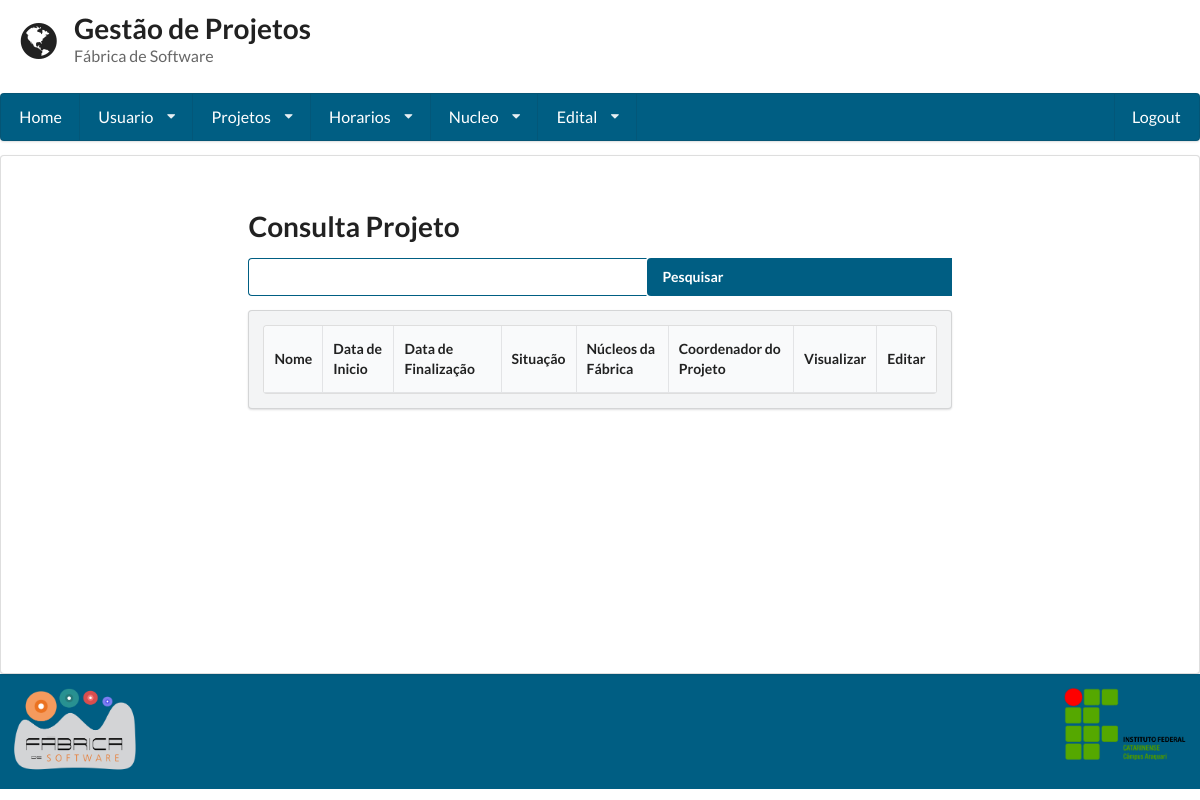
The app's page /consulta_projeto/ (signed in), older data.
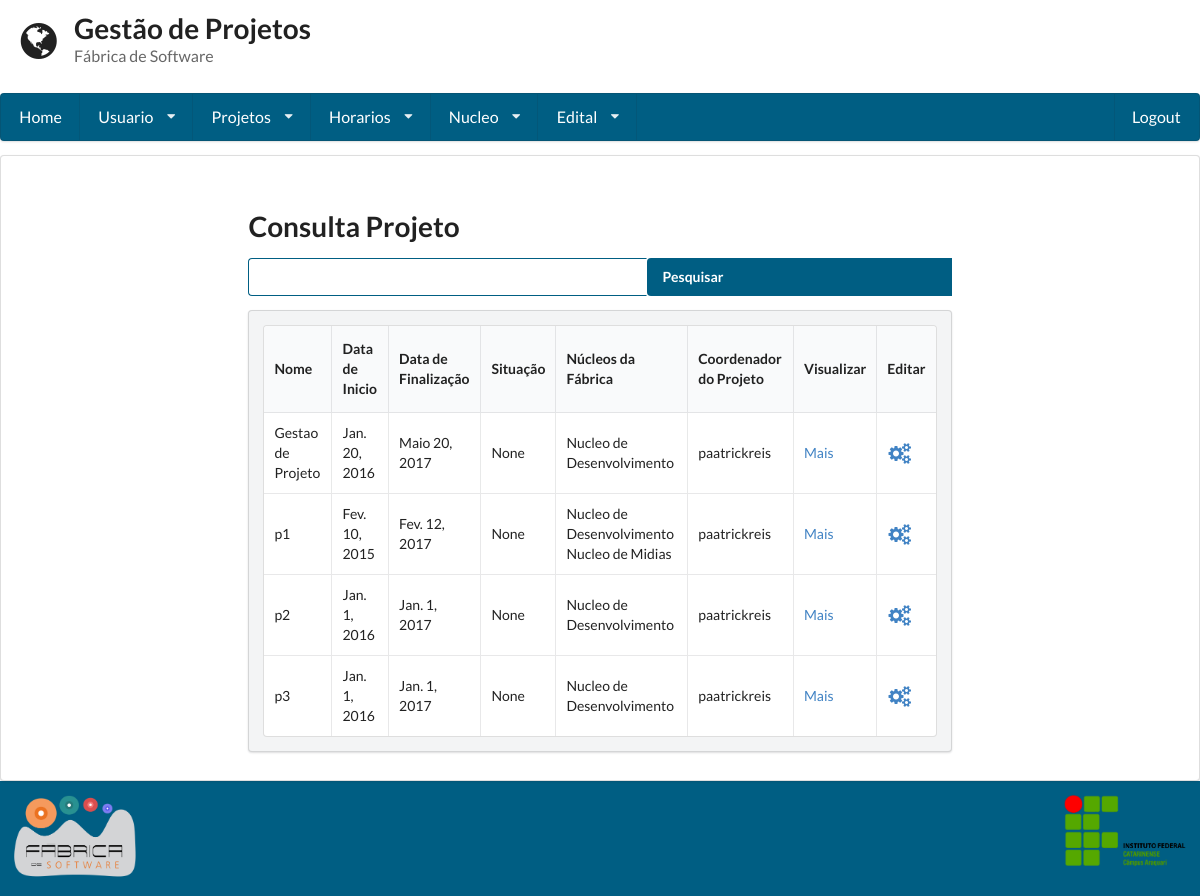
The same page, newer data.
### gestaoapp/models/projeto.py (models this page shows, shortened)
class Projeto(models.Model):
	TIPO_CHOICES = (
		('Pesquisa', 'Pesquisa'),
		('Extensao', 'Extensão'),
		('Ensino', 'Ensino'),
		('Pesquisa/Extensao', 'Pesquisa/Extensão'),
	)
	tipo = models.CharField(
		max_length=255,null=True, blank=True,
		choices=TIPO_CHOICES
	)
	nome = models.CharField(max_length = 255)
	codigo = models.CharField(max_length= 255)
	coordenador = models.ForeignKey(Usuario,related_name = "coordenador")
	duracao = models.CharField(max_length = 255)
	data_inicio = models.DateField()
	data_fim = models.DateField()
	nucleo = models.ManyToManyField(Nucleo)
	edital = models.ManyToManyField(Edital, blank=True)
	descricao = models.TextField()
	data_cadastro =  models.DateField(auto_now= True)
	situacao = models.ForeignKey(SituacaoProjeto, null=True, blank=True)

### gestaoapp/models/nucleo.py (models this page shows, shortened)
class Nucleo(models.Model):
	nome = models.CharField(max_length=255)
	sigla = models.CharField(max_length= 5)
	descricao = models.TextField()

### gestaoapp/views/projeto.py (the view, shortened to what this page needs)
# urls.py: url(r'^consulta_projeto/', ConsultaProjeto.as_view()),
class ConsultaProjeto(LoginRequiredMixin, View):
	template = 'projeto/consulta.html'
	def get(self, request):
		form = Busca()
		projeto = Projeto.objects.all()
		return render(request, self.template, {'projetos': projeto ,"form": form})

### gestaoapp/forms/busca.py
class Busca(forms.Form):
	nome = forms.CharField(label='Buscar', widget=forms.TextInput)

### gestaoapp/templates/projeto/consulta.html (shortened to what this page needs)
{% extends 'base.html'%}
{% block conteudo%}
<form method='POST' action='/consulta_projeto/' class="ui form">
 	<h1 class="ui header">Consulta Projeto</h1>
 	<div class="field">
	 	<div class="ui action input">
	  		{{form.nome}}
		    <input type="submit" value="Pesquisar" class='icon search'>
		</div>
	</div>
</form>
<div class="ui secondary segment">
	<table class="ui celled table">
		<thead>
			<tr>
				<th>Nome</th>
				<th>Data de Inicio</th>
				<th>Data de Finalização</th>
				<th>Situação</th>
				<th>Núcleos da Fábrica</th>
				<th>Coordenador do Projeto</th>
				<th>Visualizar</th>
				<th>Editar</th>
			</tr>
		</thead>
		<tbody>
		{% for projeto in projetos %}
			<tr>
				<td>{{ projeto.nome }}</td>
				<td>{{ projeto.data_inicio }}</td>
				<td>{{ projeto.data_fim}}</td>
				<td>{{ projeto.situacao }}</td>
				<td>
				{% for nucleo in projeto.nucleo.all %}
					{{ nucleo.nome }}
				{%endfor%}</td>
				<td>{{ projeto.coordenador }}</td>
				<td><a href="../visualizar_projeto/{{projeto.id}}">Mais</a></td>
				<td><a href="../editar_projeto/{{projeto.id}}"><i class="settings large icon"></i></a></td>
			</tr>
		{% endfor %}
		</tbody>
	</table>
</div>
{%endblock%}

### gestaoapp/templates/base.html (shortened to what this page needs)
<!doctype html>
	<head>
		{% load staticfiles %}
		<link rel="stylesheet" href="{% static 'semantic-2.1/dist/semantic.css'%}" />
		<link rel="stylesheet" href="{% static 'semantic/base.css'%}" />
	</head>
	<body class="cor-fundo">
		<header class="cabecalho">
			<div class="ui grid">
				<div class="row">
					<div class='twelve wide column'>
						<h1 class="ui header">
							<i class='ui icon world'></i>
							<div class="ui content">
								Gestão de Projetos
								<p class="sub header">
									Fábrica de Software
								</p>
							</div>
						</h1>
					</div>
				</div>
				<div class="computer only row">
					<nav class="ui large menu stackable"><a class="item" href="/home" >Home</a>
						<div class="ui dropdown item">Usuario<i class="dropdown icon"></i>
						</div>
						<div class="ui dropdown item">Projetos<i class="dropdown icon"></i>
						</div>
						<div class="ui dropdown item">Horarios<i class="dropdown icon"></i>
						</div>
						<div class="ui dropdown item">Nucleo<i class="dropdown icon"></i>
						</div>
						<div class="ui dropdown item">Edital<i class="dropdown icon"></i>
						</div>
						<a class="item right floated" href="/logout">Logout</a>
					</nav>
				</div>
			</div>
		</header>
		<article class="corpo ui segment cor-conteudo">
			<div class="ui grid">
				<div class="row">
					<div class="three wide column"></div>
					<div class="ten wide column">
						{%block conteudo%}
						{%endblock%}
					</div>
				</div>
			</div>
		</article>
		<footer class="ui grid rodape verde_escuro">
			<div class="two wide column">
				<img class="ui small image"src="{% static 'semantic/fabrica.png'%}">
			</div>
			<div class="twelve wide column"></div>
			<div class="two wide column">
				<img  class="ui small image" src="{% static 'semantic/ifc2.png'%}">
			</div>
		</footer>
	</body>
</html>

### static/semantic/base.css (style rules this page uses)
.ui.grid { margin:0 !important; padding:0 !important; }
.cabecalho { min-height: 16% !important; color: #005e83 !important; }
.cabecalho .grid { margin:0 !important; padding:0 !important; }
.corpo { min-height: 64.9% !important; }
.rodape { min-height: 11% !important; }
article { margin: 0 !important; }
input.icon.search { background-color: #005e83 !important; color: #fff !important; font-weight: bold !important; }
.verde_escuro { background:#005e83 !important; color:#FFFFFF !important; }
.ui.menu { width: 100% !important; background-color: #005e83 !important; }
.ui.menu > .item { color: #FFF !important; }
input { border-color: #005E83 !important; }

Row changes from the older to the newer data that the page shows:
added Projeto: nome "Gestao de Projeto", data_inicio "Jan. 20, 2016", data_fim "Maio 20, 2017", situacao "None", coordenador "paatrickreis"
added Nucleo: nome "Nucleo de Desenvolvimento"
added Projeto: nome "p1", data_inicio "Fev. 10, 2015", data_fim "Fev. 12, 2017", situacao "None", coordenador "paatrickreis"
added Nucleo: nome "Nucleo de Midias", shown under "p1"
added Projeto: nome "p2", data_inicio "Jan. 1, 2016", data_fim "Jan. 1, 2017", situacao "None", coordenador "paatrickreis"
added Projeto: nome "p3", data_inicio "Jan. 1, 2016", data_fim "Jan. 1, 2017", situacao "None", coordenador "paatrickreis"
